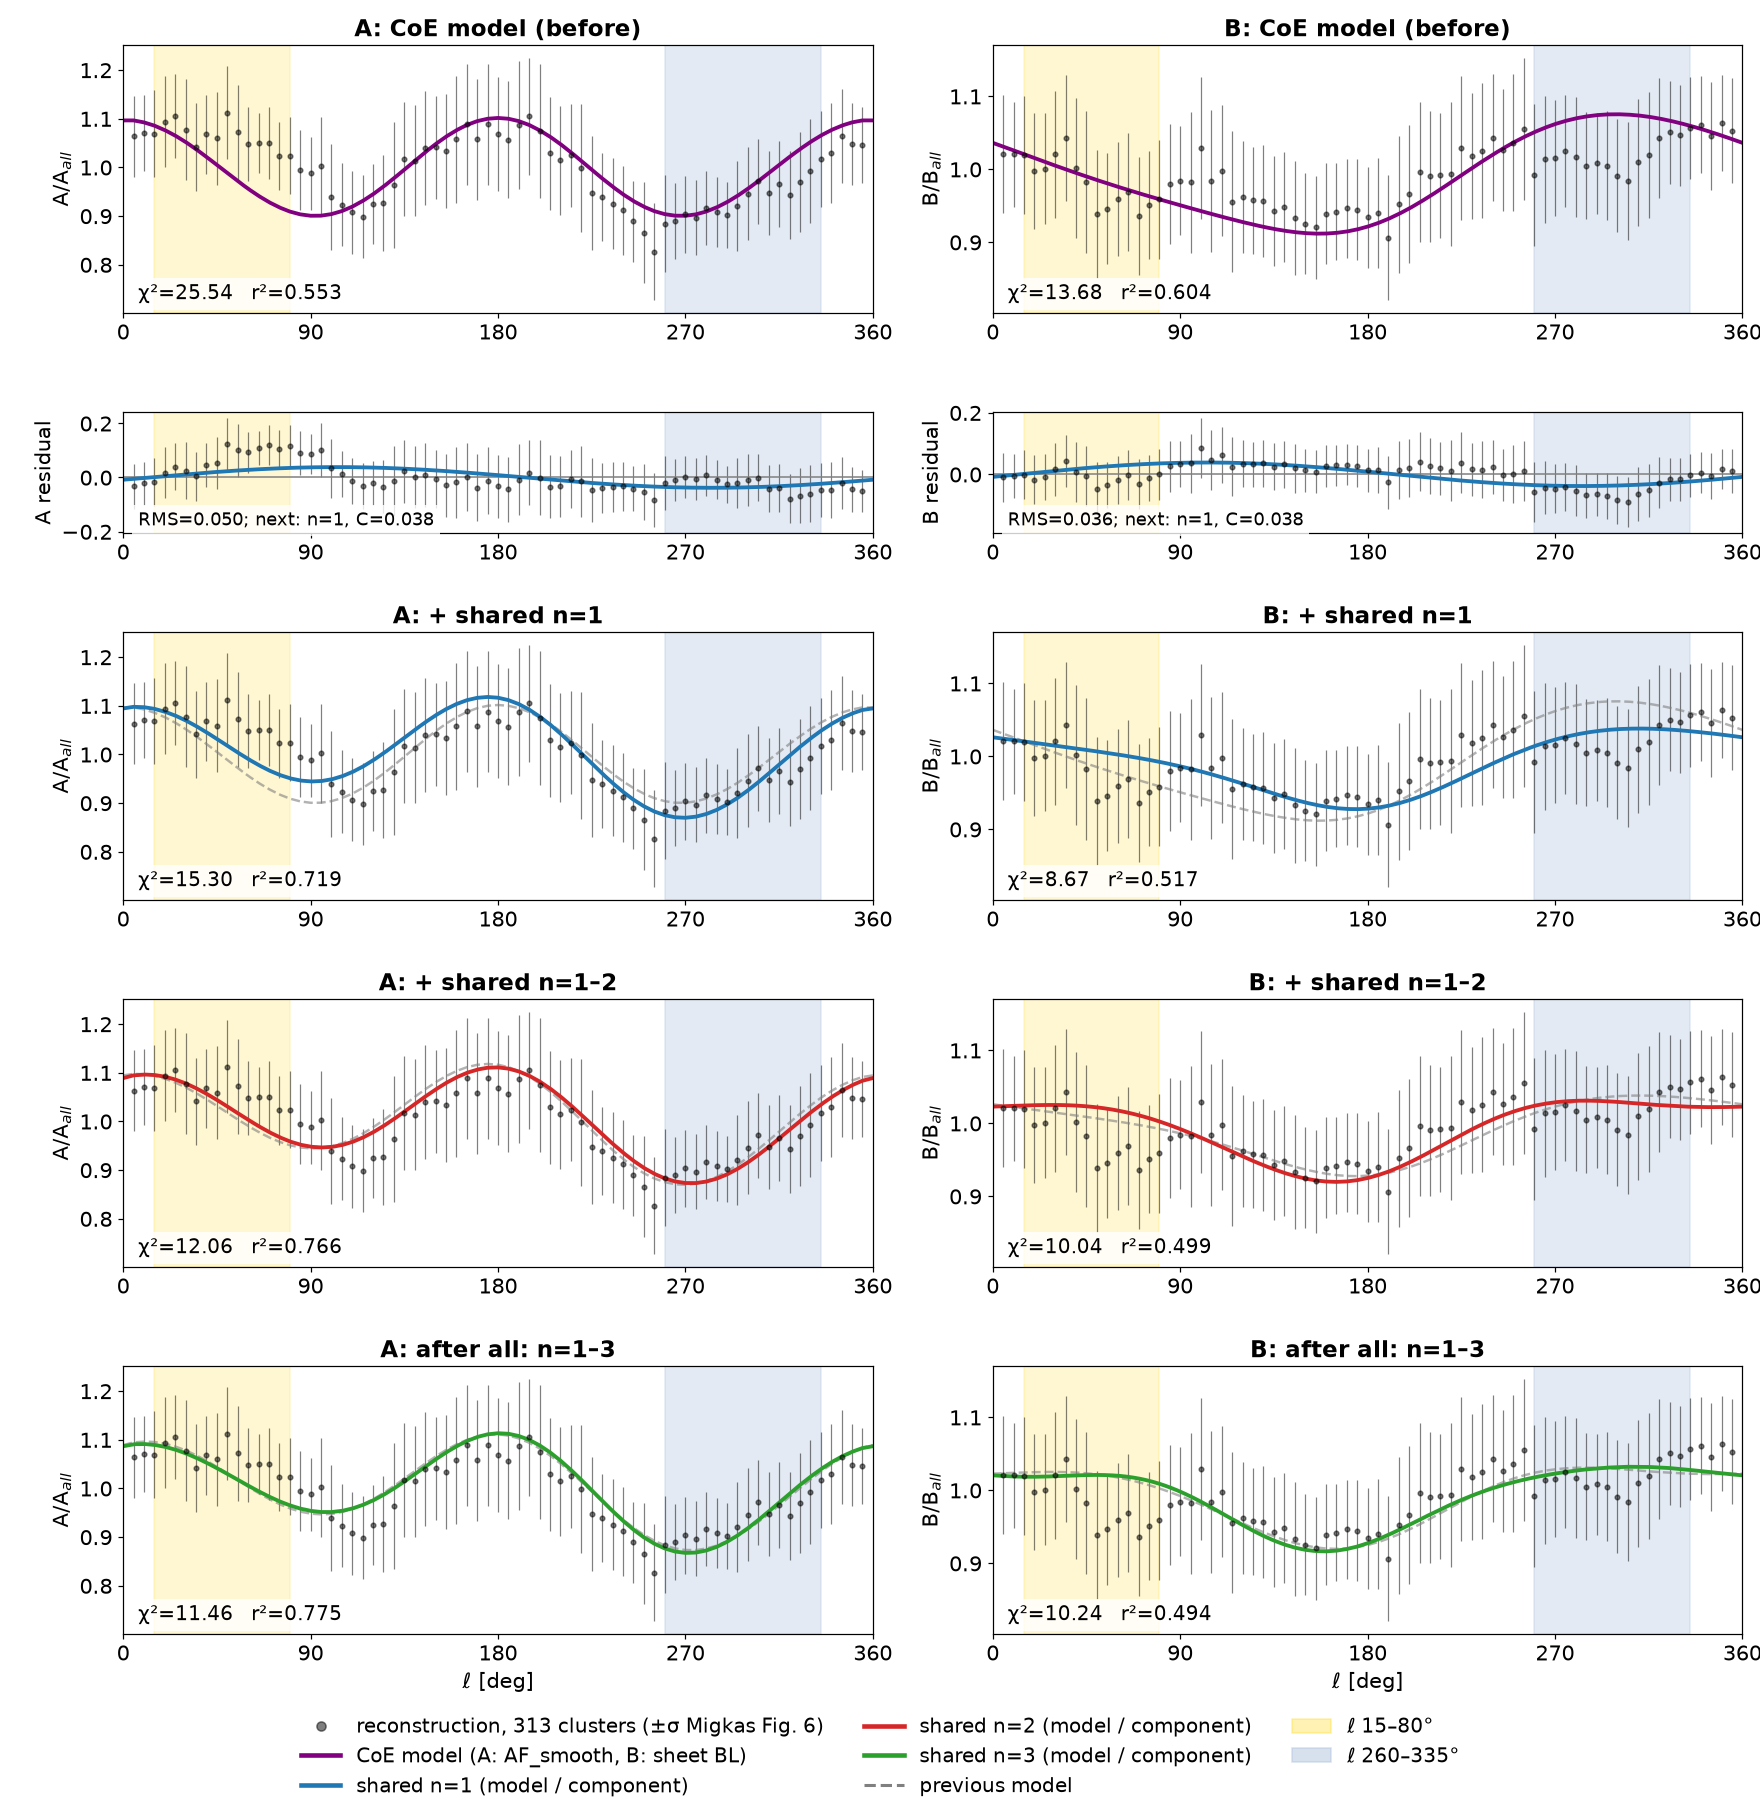

Here is the Python script that generated this plot:
# AUTO-WRAP generator for recon_n3_2c4r.png
"""recon_n3_2c4r.png -- generating script (placed beside the PNG per the every-PNG-has-its-.py rule).

Provenance: byte-identical to cosmology/figures/fourier_resid/recon_n3_2c4r.png, script recon_n3_2c4r.py beside it
Embedded source: /workspace/cosmology/figures/fourier_resid/recon_n3_2c4r.py  (verbatim below, unmodified)
Run:  python3 recon_n3_2c4r.py   -> writes recon_n3_2c4r_regen.png beside this file (the original PNG is never overwritten).
The embedded code runs with cwd = /workspace/cosmology/figures/fourier_resid so its input files resolve; any other files it
tries to write are diverted to a scratch dir.
"""
import os, sys, builtins, tempfile
HERE = os.path.dirname(os.path.abspath(__file__))
OUT = os.path.join(HERE, 'recon_n3_2c4r' + '_regen.png')
SRC_CWD = '/workspace/cosmology/figures/fourier_resid'
MATCH = ['recon_n3_2c4r.png']       # basename(s) the source saves this figure under
SCRATCH = tempfile.mkdtemp(prefix='regen_recon_n3_2c4r_')
import matplotlib; matplotlib.use('Agg')
import matplotlib.figure as _mf
_orig_open = builtins.open
def _divert(p):
    p = os.fspath(p)
    if os.path.abspath(p) == OUT: return p
    return os.path.join(SCRATCH, os.path.basename(p))
def _open(file, mode='r', *a, **k):
    if isinstance(file, (str, bytes, os.PathLike)) and any(c in mode for c in 'wax+'):
        file = _divert(file)
    return _orig_open(file, mode, *a, **k)
builtins.open = _open
_orig_save = _mf.Figure.savefig
def _savefig(self, fname, *a, **k):
    if isinstance(fname, (str, os.PathLike)):
        b = os.path.basename(os.fspath(fname))
        fname = OUT if b in MATCH else os.path.join(SCRATCH, b)
    return _orig_save(self, fname, *a, **k)
_mf.Figure.savefig = _savefig
try:
    from PIL import Image as _I
    _ois = _I.Image.save
    def _isave(self, fp, *a, **k):
        if isinstance(fp, (str, os.PathLike)):
            b = os.path.basename(os.fspath(fp)); fp = OUT if (b in MATCH or os.path.abspath(os.fspath(fp)) == OUT) else os.path.join(SCRATCH, b)
        return _ois(self, fp, *a, **k)
    _I.Image.save = _isave
except Exception: pass
os.chdir(SRC_CWD); sys.path.insert(0, SRC_CWD)
sys.argv = ['/workspace/cosmology/figures/fourier_resid/recon_n3_2c4r.py'] + []

SOURCE = '# Fig 25: 2 columns (A | B) x 4 model rows (CoE, +n=1, +n=1-2, after all n=1-3); residual strip under row 1 only.\nimport sys;sys.path.insert(0,\'..\')\nexec(open(\'recon_n3.py\').read().split("cols=[\'purple\'")[0])\nfrom matplotlib.lines import Line2D\ncols=[\'purple\',\'tab:blue\',\'tab:red\',\'tab:green\']\ntitles=[\'CoE model (before)\',\'+ shared n=1\',\'+ shared n=1–2\',\'after all: n=1–3\']\nplt.rcParams.update({\'font.size\':14})\nfig=plt.figure(figsize=(16,16.5),facecolor=\'white\')\ngs=fig.add_gridspec(5,2,height_ratios=[1,0.45,1,1,1],hspace=0.42,wspace=0.16,left=.07,right=.99,top=.975,bottom=.1)\nfor k,(nm,Y,sY,mb,mg) in enumerate(((\'A\',A0,sA,AFl,AFg),(\'B\',B0,sB,BLl,BLg))):\n  ms=[(mb.copy(),mg.copy())]\n  for n,p in steps2:ms.append((ms[-1][0]+T(n,p,th,k),ms[-1][1]+T(n,p,gt,k)))\n  a0=None\n  for i in range(4):\n    a=fig.add_subplot(gs[0 if i==0 else i+1,k],sharey=a0);a0=a0 or a\n    m,mgg=ms[i]\n    a.axvspan(15,80,color=\'gold\',alpha=.18,zorder=0);a.axvspan(260,335,color=\'lightsteelblue\',alpha=.35,zorder=0)\n    a.errorbar(l,Y,yerr=sY,fmt=\'o\',color=\'k\',ms=3,alpha=.5,lw=.8)\n    if i>0:a.plot(g,ms[i-1][1],color=\'grey\',ls=\'--\',lw=1.6,alpha=.6)\n    a.plot(g,mgg,color=cols[i],lw=2.5)\n    r=Y-m;c2=np.sum(r**2/sY**2);r2=np.corrcoef(Y,m)[0,1]**2\n    a.text(.02,.05,f\'χ²={c2:.2f}   r²={r2:.3f}\',transform=a.transAxes,fontsize=13,bbox=dict(fc=\'white\',ec=\'none\',alpha=.8))\n    a.set_title(f\'{nm}: {titles[i]}\',fontweight=\'bold\',fontsize=15)\n    a.set_ylabel(\'A/A$_{all}$\' if nm==\'A\' else \'B/B$_{all}$\');a.set_xlim(0,360);a.set_xticks([0,90,180,270,360])\n    if i==3:a.set_xlabel(\'ℓ [deg]\')\n    if i==0:\n      b=fig.add_subplot(gs[1,k],sharex=a);rms=np.sqrt(np.mean(r**2))\n      b.axvspan(15,80,color=\'gold\',alpha=.18,zorder=0);b.axvspan(260,335,color=\'lightsteelblue\',alpha=.35,zorder=0)\n      b.errorbar(l,r,yerr=sY,fmt=\'o\',color=\'k\',ms=3,alpha=.5,lw=.8);b.axhline(0,color=\'grey\',lw=1)\n      n2,p2=steps2[0];b.plot(g,p2[2]*np.cos(n2*gt)+p2[3]*np.sin(n2*gt),color=cols[1],lw=2.5)\n      b.text(.02,.06,f\'RMS={rms:.3f}; next: n=1, C={np.hypot(p2[2],p2[3]):.3f}\',transform=b.transAxes,fontsize=12,bbox=dict(fc=\'white\',ec=\'none\',alpha=.8))\n      b.set_ylabel(f\'{nm} residual\')\nh=[Line2D([],[],color=\'k\',marker=\'o\',ls=\'\',alpha=.5,label=\'reconstruction, 313 clusters (±σ Migkas Fig. 6)\'),Line2D([],[],color=\'purple\',lw=3,label=\'CoE model (A: AF_smooth, B: sheet BL)\')]+[Line2D([],[],color=cols[j],lw=3,label=f\'shared n={j} (model / component)\') for j in (1,2,3)]+[Line2D([],[],color=\'grey\',ls=\'--\',lw=2,label=\'previous model\'),plt.Rectangle((0,0),1,1,color=\'gold\',alpha=.3,label=\'ℓ 15–80°\'),plt.Rectangle((0,0),1,1,color=\'lightsteelblue\',alpha=.5,label=\'ℓ 260–335°\')]\nfig.legend(handles=h,loc=\'lower center\',ncol=3,frameon=False,fontsize=13)\nfig.savefig(\'recon_n3_2c4r.png\',dpi=110,facecolor=\'white\')\n'
exec(compile(SOURCE, '/workspace/cosmology/figures/fourier_resid/recon_n3_2c4r.py', 'exec'), {'__name__': '__main__', '__file__': '/workspace/cosmology/figures/fourier_resid/recon_n3_2c4r.py'})
print('wrote', OUT if os.path.exists(OUT) else '(no matching figure produced)')
